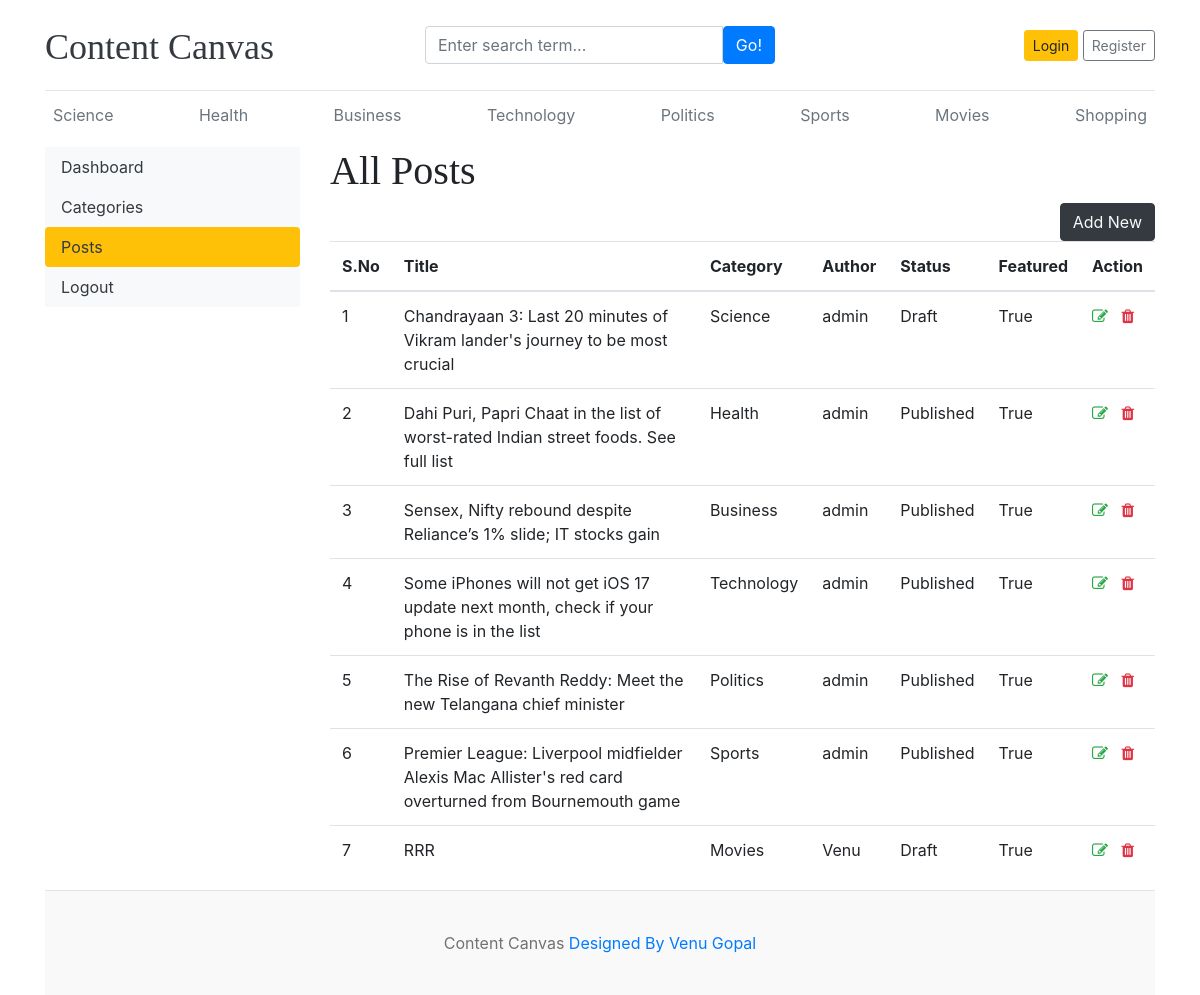
The app's page /dashboard/posts/ with its own data.
### blog/models.py (models this page shows, shortened)
class Category(models.Model):
    category_name=models.CharField(max_length=50,unique=True)
    created_at=models.DateTimeField(auto_now_add=True)
    updated_at=models.DateTimeField(auto_now=True)
    class Meta:
        verbose_name_plural='categories'
    def __str__(self):
        return self.category_name

class Blog(models.Model):
    title=models.CharField(max_length=100)
    slug=models.SlugField(max_length=100)
    category=models.ForeignKey(Category,on_delete=models.CASCADE)
    author=models.ForeignKey(User,on_delete=models.CASCADE)
    featured_image=models.ImageField(upload_to='uploads/%y/%m/%d')
    short_description=models.TextField(max_length=2000)
    blog_body=models.TextField(max_length=700)
    status=models.CharField(max_length=20,choices=STATUS_CHOICES,default="Draft")
    is_featured=models.BooleanField(default=True)
    created_at=models.DateTimeField(auto_now_add=True)
    updated_at=models.DateTimeField(auto_now=True)

### dashboards/views.py (the view)
# urls.py: path('posts/',views.posts,name='posts'),
def posts(request):
    posts=Blog.objects.all()
    context={
        'posts':posts,
    }
    return render(request,'dashboard/posts.html',context)

### blog/context_processors.py (called while the page is built)
def get_categories(request):
    categories=Category.objects.all()
    return dict(categories=categories)

def get_social_links(request):
    social_links=SocialLink.objects.all()
    return dict(social_links=social_links)

### templates/dashboard/posts.html (shortened to what this page needs)
{% extends 'base.html' %}
{% block content %}
<div class="row">
    {% include 'dashboard/sidebar.html' %}
</div>
    <div class="col-md-9">
        <h1>All Posts</h1>
        <a href="{% url 'add_post' %}" class="btn btn-dark text-light float-right">Add New</a>
        <table class="table table-hover">
            <thead>
                <tr>
                    <th scope="col">S.No</th>
                    <th scope="col">Title</th>
                    <th scope="col">Category</th>
                    <th scope="col">Author</th>
                    <th scope="col">Status</th>
                    <th scope="col">Featured</th>
                    <th scope="col">Action</th>
                </tr>
            </thead>
            <tbody>
                {% for post in posts %}
                <tr>
                    <td>{{forloop.counter}}</td>
                    <td>{{post.title}}</td>
                    <td>{{post.category}}</td>
                    <td>{{post.author}}</td>
                    <td>{{post.status}}</td>
                    <td>{{post.is_featured}}</td>
                    <td>
                        <a href="{% url 'edit_post' post.id %}"><i class="fa fa-edit text-success"></i></a>
                        <a href="{% url 'delete_post' post.id %}"><i class="fa fa-trash text-danger"></i></a>
                    </td>
                </tr>
                {% endfor %}
            </tbody>
        </table>
    </div>
</div>
{% endblock %}

### templates/base.html (shortened to what this page needs)
{% load static %}
<!DOCTYPE html>
<html lang="en">
<head>
    <link href="https://getbootstrap.com/docs/4.0/dist/css/bootstrap.min.css" rel="stylesheet">
    <link href="{% static "css/cc.css" %}" rel="stylesheet">
    <link rel="stylesheet" href="https://cdnjs.cloudflare.com/ajax/libs/font-awesome/4.7.0/css/font-awesome.min.css">
  </head>
<body>
    <div class="container">
      <header class="blog-header py-3">
        <div class="row flex-nowrap justify-content-between align-items-center">
          <div class="col-4 pt-1">
            <a class="blog-header-logo text-dark" href="/">Content Canvas</a>
          </div>
           <div class="col-4">
              <form action="{% url "search" %}" method="GET">
                <div class="input-group">
                    <input class="form-control" type="text" name="keyword" value="{{keyword}}" placeholder="Enter search term..." aria-label="Enter search term..." aria-describedby="button-search" />
                    <button class="btn btn-primary" id="button-search" type="button">Go!</button>
                </div>
              </form>
            </div>
          {% if not user.is_authenticated %}
          <div class="col-4 d-flex justify-content-end align-items-center">
            <a class="btn btn-sm btn-warning" href="{% url 'login' %}">Login</a> &nbsp;
            <a class="btn btn-sm btn-outline-secondary" href="{% url "register" %}">Register</a>
          </div>
          {% else %}
          <span><a href="{% url 'dashboard' %}">Dashboard</a></span>
          <span><a href="{% url 'logout' %}">Logout</a></span>
          {% endif %}
        </div>
      </header>
      <div class="nav-scroller py-1 mb-2">
        <nav class="nav d-flex justify-content-between">
          {% for cat in categories %}
          <a class="p-2 text-muted" href="{% url "posts_by_category" cat.id %}">{{cat.category_name}}</a>
          {% endfor %}
        </nav>
      </div>
{% block content %}
{% endblock %}
<footer class="blog-footer">
    <p>Content Canvas  <a href="#">Designed By Venu Gopal</a></p>
</footer>
</body>

### contentcanvas/static/css/cc.css (style rules this page uses)
.blog-header { border-bottom: 1px solid #e5e5e5; }
.blog-header-logo { font-family: "Playfair Display", Georgia, "Times New Roman", serif; font-size: 2.25rem; }
h1, h2, h3, h4, h5, h6 { font-family: "Playfair Display", Georgia, "Times New Roman", serif; }
.blog-footer { padding: 2.5rem 0; color: #727272; text-align: center; background-color: #f9f9f9; border-top: .05rem solid #e5e5e5; }
.blog-footer p:last-child { margin-bottom: 0; }

### records on screen
Category: category_name "Science"
Category: category_name "Health"
Category: category_name "Business"
Category: category_name "Technology"
Category: category_name "Politics"
Category: category_name "Sports"
Category: category_name "Movies"
Category: category_name "Shopping"
Blog: title "Chandrayaan 3: Last 20 minutes of Vikram lander's journey to be most crucial", category "Science", author "admin", status "Draft", is_featured "True"
Blog: title "Dahi Puri, Papri Chaat in the list of worst-rated Indian street foods. See full list", category "Health", author "admin", status "Published", is_featured "True"
Blog: title "Sensex, Nifty rebound despite Reliance’s 1% slide; IT stocks gain", category "Business", author "admin", status "Published", is_featured "True"
Blog: title "Some iPhones will not get iOS 17 update next month, check if your phone is in the list", category "Technology", author "admin", status "Published", is_featured "True"
Blog: title "The Rise of Revanth Reddy: Meet the new Telangana chief minister", category "Politics", author "admin", status "Published", is_featured "True"
Blog: title "Premier League: Liverpool midfielder Alexis Mac Allister's red card overturned from Bournemouth game", category "Sports", author "admin", status "Published", is_featured "True"
Blog: title "RRR", category "Movies", author "Venu", status "Draft", is_featured "True"
